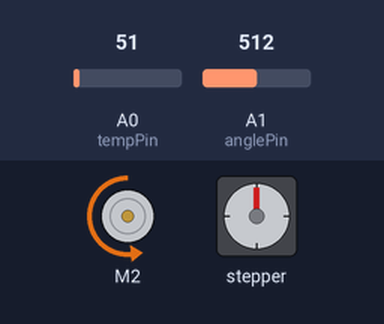
The sketch below on a simulated Arduino Uno, built with avr-gcc and run on an emulated ATmega328P. Shown: DC motor (green arrow = forward, orange = backward, longer = faster), stepper motor. Inputs (shaded band) come from the test bench; at power-on: A1 (anglePin) = 512, A0 (tempPin) = 51. Stepper angles assume 32 steps per turn.

Above: at 1.2 s.
1.3 s: A1 (anglePin) set to 818
2.8 s: A1 (anglePin) set to 846
At 3.8 s:
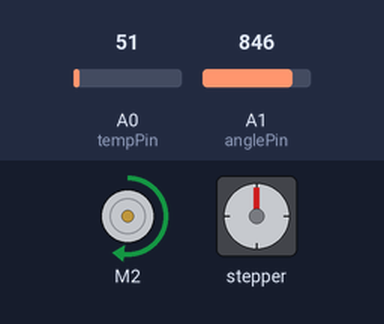
4.3 s: A1 (anglePin) set to 161
5.8 s: A1 (anglePin) set to 130
At 7.6 s:
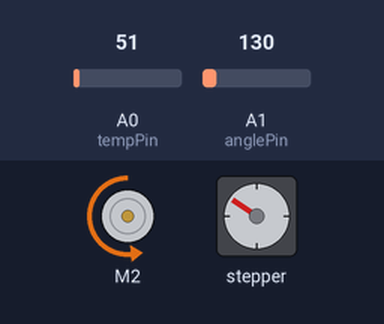
7.9 s: A1 (anglePin) set to 900
At 9.0 s:
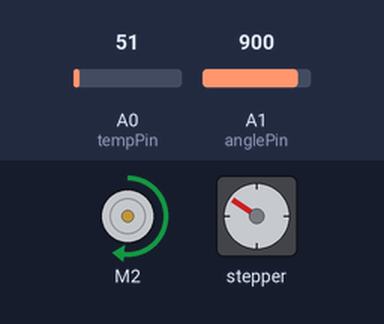
9.4 s: A1 (anglePin) set to 135
At 11.9 s:
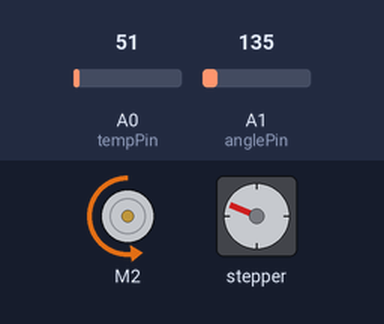
Timing chart, 0 to 13.4 s (numbered marks = the images above; inputs shaded):
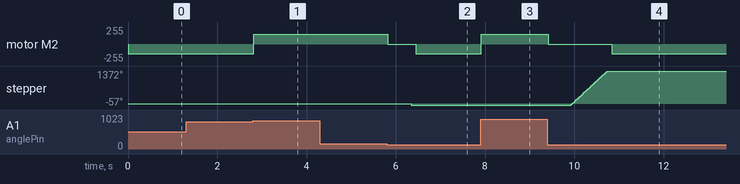

Measured:
- the behaviour switches between 835 and 836 on A1 (anglePin) (found by bisection; images 0 and 1)
- the behaviour switches between 146 and 145 on A1 (anglePin) (found by bisection; images 1 and 2)
- after the input at 1.3 s, every drawn part: stays the same
- after the input at 2.8 s, motor M2: backward 144/255 → forward 144/255 at once
- after the input at 4.3 s, every drawn part: stays the same
- after the input at 5.8 s, motor M2: forward 144/255 → stopped at once, → backward 144/255 0.63 s later; stepper: goes -12° 0.03 s, then -57°, starting after 0.52 s
- after the input at 7.9 s, motor M2: backward 144/255 → forward 144/255 at once
- after the input at 9.4 s, motor M2: forward 144/255 → stopped at once, → backward 144/255 1.4 s later; stepper: turns 1429° clockwise in 0.82 s, starting after 0.52 s

The sketch:

Lab_III_Project.ino
```cpp
//Jonny Cohen
//Arduino Project
//Lab Group III

//import libraries
#include <AFMotor.h>

//Intialize stepper motors
// STEPPER   is 32 steps with gearing ratio of 1/16
// so one rotation is requires 512 steps
AF_Stepper stepper(32, 2);
AF_DCMotor motor(2);

//Intialize sensor pins
int anglePin = A1;
int tempPin = A0;

void setup() {

  //Intialize the serial port
  Serial.begin(9600);

  //Pullup resistors
  digitalWrite(A1, HIGH);
  digitalWrite(A0, HIGH);

  //Set speed on motors
  stepper.setSpeed(300);
  motor.setSpeed(400);
}

//Global variables
int angle;
int temp;

int stepPosition = 497; //starting point of the stepper
//int change;
int maxTemp;
int maxAngle;

void loop() {
  //Reset max values
  //stepPosition = maxAngle;
  int change = 0; //new
  int maxAngle = 0;
  int maxTemp = 0;


  while( angle < 836) {
    //Read temp and angle
    angle = analogRead(anglePin);
    temp = 1024 - analogRead(tempPin);

    //set max values
    if( temp > maxTemp) {
      maxTemp = temp;
      maxAngle = angle;
    }

    motor.run(BACKWARD);
    delay(10);
  }

  //Command stepper to location


  while (angle > 145){

    //Read temp and angle
    angle = analogRead(anglePin);
    temp = 1024 - analogRead(tempPin);

    //set max values
    if( temp > maxTemp) {
      maxTemp = temp;
      maxAngle = angle;
    }

    motor.run(FORWARD);
    delay(10);
  }

  //Stop motor from running

  motor.run(RELEASE);

  //change = ((maxAngle-stepPosition)/6); //NEEDS SCALAR maybe 2.7
  if ( maxAngle < stepPosition ) {
    delay(500);
    change = (stepPosition - maxAngle)/3;
    stepper.step(change, FORWARD, SINGLE);
    //stepPosition = (stepPosition - change * 6);
  }
  if ( maxAngle > stepPosition) {
    delay (500);
    change = (maxAngle - stepPosition)/3;
    stepper.step(change, BACKWARD, SINGLE);
    //stepPosition = (stepPosition + change * 6) ;
  }
  stepPosition = maxAngle;
  delay(100);
  // possible delay to allow for motor to change


}
```
